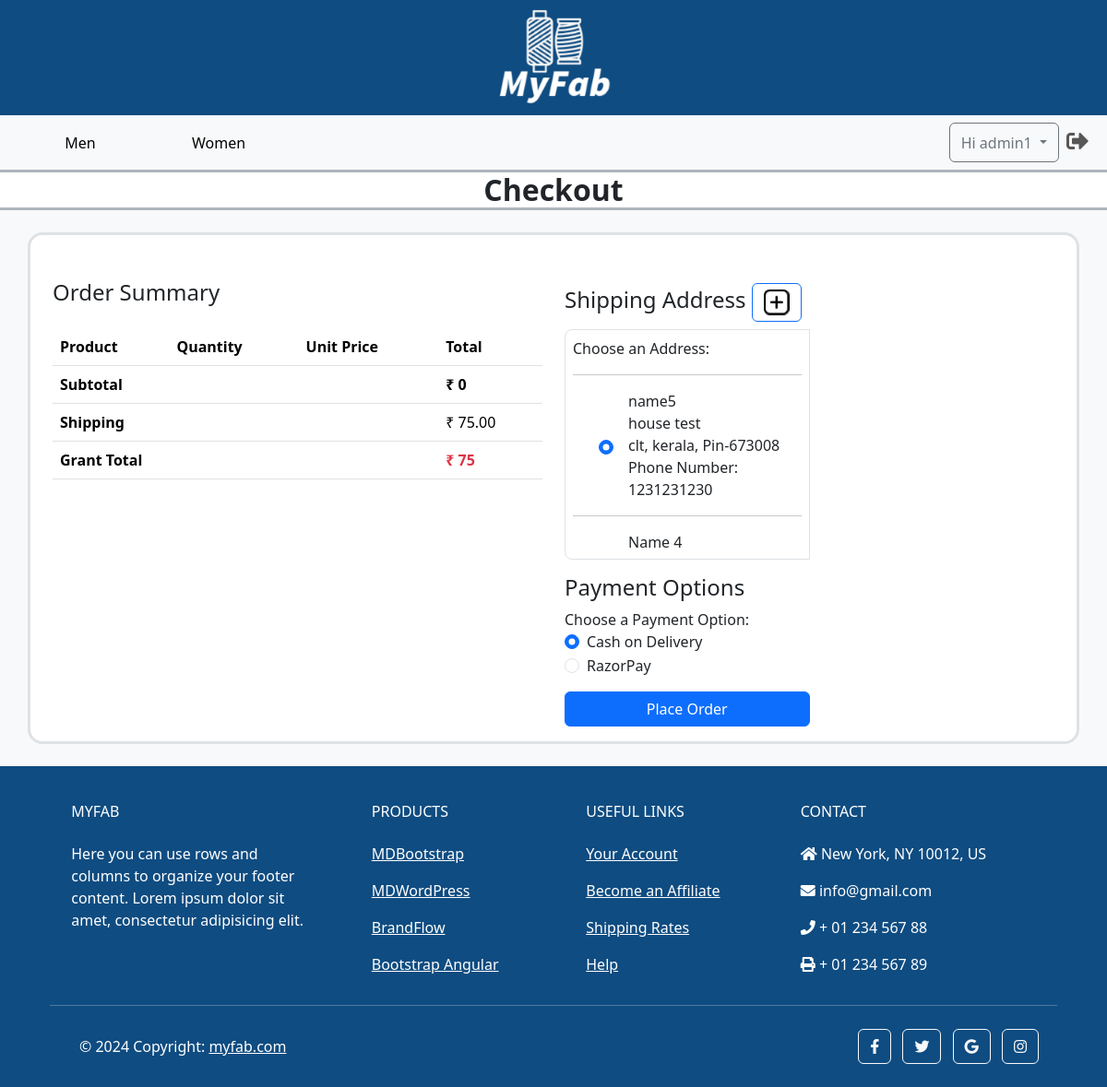
The page /orders/checkout/ (signed in) on the database its author committed.
### accounts/models.py (models this page shows, shortened)
class CustomUser(AbstractUser):
    phone_number = models.CharField(max_length=13, unique=True)

class Address(models.Model):
    customer_id = models.ForeignKey(CustomUser, on_delete=models.CASCADE)
    name = models.CharField(max_length=100, blank=False, null=False)
    house_name = models.CharField(max_length=100, blank=False, null=False)
    street_name_1 = models.CharField(max_length=100, blank=False, null=False)
    street_name_2 = models.CharField(max_length=100, blank=True, null=True)
    city = models.CharField(max_length=100, blank=False, null=False)
    state = models.CharField(max_length=100, blank=False, null=False)
    pincode = models.CharField(max_length=10, blank=False, null=False)
    phone_number = models.CharField(max_length=13)
    is_active = models.BooleanField(default=True)

### orders/views.py (the view)
# urls.py: path('checkout/', CheckoutView.as_view(), name = 'checkout'),
class CheckoutView(View):
    def get(self, request):
        insufficient_qty_error_msg = request.session.pop('insufficient_qty_error_msg', None)
        user = request.user
        addresses = (
            Address.objects
            .filter(customer_id=user, is_active=True)
            .order_by('-id')
            )
        address_count = addresses.count()
        carts = Cart.objects.filter(customer_id=user)
        subtotal = sum(cart.price for cart in carts)
        grant_total = subtotal + 75
        context = {
            'addresses': addresses,
            'carts': carts,
            'subtotal': subtotal,
            'grant_total': grant_total,
            'insufficient_qty_error_msg': insufficient_qty_error_msg,
            'address_count': address_count,
            }
        return render(request, 'checkout.html', context)

### templates/checkout.html (shortened to what this page needs)
{% extends 'base.html' %}
{% load static %}
{% load custom_filters %}
{% block content %}
    <nav class="navbar navbar-expand-lg bg-body-tertiary">
        <div class="container-fluid">
        <div class="collapse navbar-collapse" id="navbarSupportedContent">
            <ul class="navbar-nav d-flex align-items-center me-auto mb-2 mb-lg-0">
                <li class="nav-item">
                    <button class="nav-link active btn btn-link" style="min-width: 150px;" aria-current="page">
                        <a class="text-black text-decoration-none" href="{% url "main:home" %}">Men</a>
                    </button>
                </li>
                <li class="nav-item">
                    <button class="nav-link btn btn-link" style="min-width: 150px;" aria-current="page">
                        <a class="text-black text-decoration-none" href="{% url "main:home_women" %}">Women</a>
                    </button>
                </li>
            </ul>
            <ul class="navbar-nav d-flex flex-row justify-content-center  ms-auto mb-2 mb-lg-0">
                {% if user.is_authenticated %}
                <div class="btn-group">
                    <button class="btn btn-outline-secondary dropdown-toggle" type="button" data-bs-toggle="dropdown" aria-expanded="false">
                        Hi {{user.first_name}}
                    </button>
                  </div>
                <li class="nav-item ms-3 ms-lg-0">
                    <form action="{% url 'accounts:logout' %}" method="post">
                        <button type="submit" class="nav-link" style="border: none; background: none;"
                            data-toggle="tooltip" title="Logout">
                            <i style='font-size:24px' class='fas'>&#xf2f5;</i>
                        </button>
                    </form>
                </li>
                {% endif %}
            </ul>
        </div>
        </div>
    </nav>
    <h5 class="border-bottom border-top border-3 border-dark-subtle fw-bold fs-2 fs-lg-5  text-center my-0">
        Checkout
    </h5>
    <section class="bg-light py-4">
        <div class="container d-flex flex-column flex-md-row  border border-3 rounded-4 bg-white">
            <div class="container">
                <h4 class="mt-5 mb-4">Order Summary</h4>
                <div class="mb-3">
                    <table class="table">
                        <thead>
                            <tr>
                                <th scope="col">Product</th>
                                <th scope="col">Quantity</th>
                                <th scope="col">Unit Price</th>
                                <th scope="col">Total</th>
                            </tr>
                        </thead>
                        <tfoot>
                            <tr>
                                <th colspan="3">Subtotal</th>
                                <td class="fw-bold">₹ {{ subtotal }}</td>
                            </tr>
                            <tr>
                                <th colspan="3">Shipping</th>
                                <td>₹ 75.00</td>
                            </tr>
                            <tr>
                                <th colspan="3">Grant Total</th>
                                <td class="fw-bold text-danger">₹ {{grant_total}}</td>
                            </tr>
                        </tfoot>
                    </table>
                </div>
            </div>
            <div class="container">
                <form action="{% url "orders:create_order" %}" method="post">
                    <h4 class="mt-5 mb-1">
                        Shipping Address
                        {% if address_count < 6  %}
                        <span>
                            <a class="btn btn-outline-primary my-1" data-toggle="tooltip" title="Add New"
                            href="{% url 'accounts:add_address' %}?next=checkout">
                                <img class="logo" src="{% static 'images/add_icon.png' %}" alt="add">
                            </a>
                        </span>
                        {% endif %}
                    </h4>
                    <div class="form-group mb-3 addrs-container w-50 p-2 rounded-start-3 border">
                        <label>Choose an Address:</label>
                        {% for address in addresses %}
                        <hr class="">
                        <div class="form-check d-flex flex-row align-items-center mb-2">
                            <input class="form-check-input me-3 ms-1" type="radio" name="addressOption"
                            id="addressOption-{{address.name}}" value="{{address.pk}}"
                            {% if forloop.first %} checked {% endif %}>
                            <label class="form-check-label" for="addressOption-{{address.name}}">
                                <div>{{address.name}}</div>
                                <div>{{address.house_name}}</div>
                                <div>{{address.city}}, {{address.state}}, Pin-{{address.pincode}}</div>
                                <div>Phone Number: {{address.phone_number}}</div>
                            </label>
                        </div>
                        {% endfor %}
                    </div>
                    <h4>Payment Options</h4>
                    <div class="form-group mb-3">
                        <label>Choose a Payment Option:</label>
                        <div class="form-check">
                            <input class="form-check-input" type="radio" name="paymentOption"
                                id="paymentOptionCOD" value="COD" checked>
                            <label class="form-check-label" for="paymentOptionCOD">
                                Cash on Delivery
                            </label>
                        </div>
                        <div class="form-check">
                            <input class="form-check-input" type="radio" name="paymentOption"
                                id="paymentOptionRazor" value="RAZOR">
                            <label class="form-check-label" for="paymentOptionNetBanking">
                                RazorPay
                            </label>
                        </div>
                    </div>
                    <div class="d-grid gap-2 col-6">
                        <button type="submit" class="btn btn-primary btn-block mb-3">Place Order</button>
                    </div>
                </form>
            </div>
        </div>
    </section>
{% endblock %}

### templates/checkout.html (style rules this page uses)
.addrs-container { max-height: 250px; overflow-y: auto; }

### rows shown on the page
CustomUser: first_name "admin1"
Address: name "name5", house_name "house test", city "clt", state "kerala", pincode "673008", phone_number "1231231230"
Address: name "Name 4"

### other values the page prints
{{ subtotal }} "0"
{{ grant_total }} "75"
